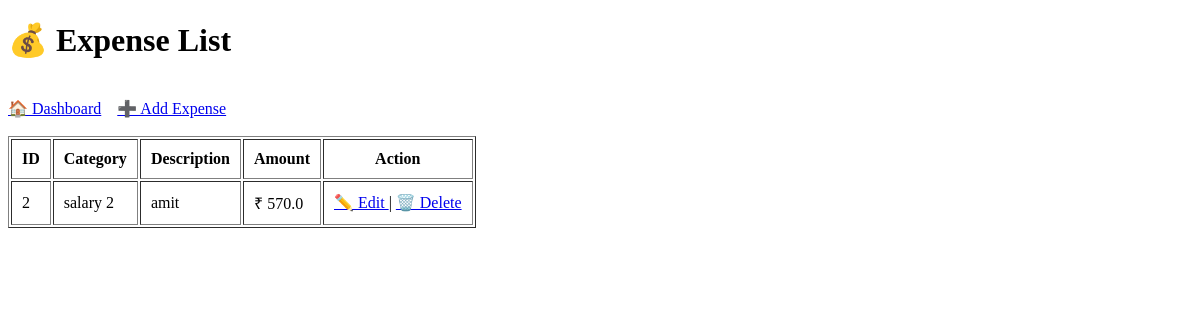
The page /view-expenses on the database as committed earlier.
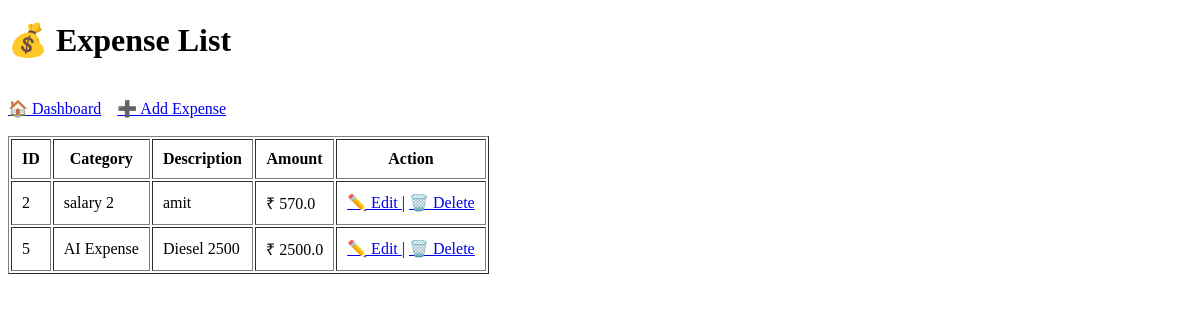
The same page on the database as committed later.
### tables this page shows
CREATE TABLE expenses (
            id INTEGER PRIMARY KEY AUTOINCREMENT,
            category TEXT,
            description TEXT,
            amount REAL
        , date TEXT);

### app.py (the view)
@app.route("/view-expenses")
def view_expenses():
    expenses = get_all_expenses()
    return render_template(
        "view_expenses.html",
        expenses=expenses
    )

### database/db.py (called while the page is built)
def get_all_expenses():
    conn = sqlite3.connect(DATABASE_NAME)
    cursor = conn.cursor()
    cursor.execute("SELECT * FROM expenses")
    rows = cursor.fetchall()
    conn.close()
    return rows

### templates/view_expenses.html (shortened to what this page needs)
<!DOCTYPE html>
<html>
<head>
</head>
<body>
<h1>💰 Expense List</h1>
<br>
<a href="/">🏠 Dashboard</a>
<a href="/add-expense">➕ Add Expense</a>
<br><br>
<table border="1" cellpadding="10">
<tr>
    <th>ID</th>
    <th>Category</th>
    <th>Description</th>
    <th>Amount</th>
    <th>Action</th>
</tr>
{% for expense in expenses %}
<tr>
    <td>{{ expense[0] }}</td>
    <td>{{ expense[1] }}</td>
    <td>{{ expense[2] }}</td>
    <td>₹ {{ expense[3] }}</td>
    <td>
        <a href="/edit-expense/{{ expense[0] }}">
            ✏️ Edit
        </a>
        |
        <a href="/delete-expense/{{ expense[0] }}">
            🗑️ Delete
        </a>
    </td>
</tr>
{% else %}
<tr>
    <td colspan="5">
        No Expenses Found
    </td>
</tr>
{% endfor %}
</table>
</body>
</html>

Rows that differ between the two databases and show on the page:
added expenses: id "5", category "AI Expense", description "Diesel 2500", amount "2500.0"
